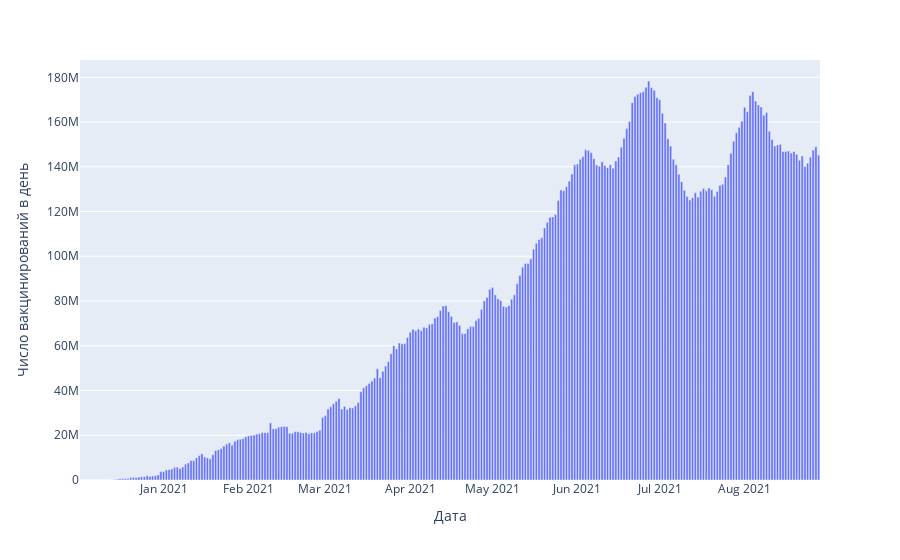

The notebook cell this image was saved under:
### Code cell
fig = px.bar(df_vac, x='date', y='daily_vaccinations',
             labels={'date': 'Дата', 'daily_vaccinations': 'Число вакцинирований в день'})
fig.show()

### Figure 1 — Plotly figure (JSON) as saved in the notebook; plotly's stock layout.template omitted (floating-point values rounded to 4 significant figures; data arrays with more than 128 entries replaced by an {"elided": "..."} marker saying what was removed)
{"data": [{"alignmentgroup": "True", "hovertemplate": "Дата=%{x}<br>Число вакцинирований в день=%{y}<extra></extra>", "legendgroup": "", "marker": {"color": "#636efa", "pattern": {"shape": ""}}, "name": "", "offsetgroup": "", "orientation": "v", "showlegend": false, "textposition": "auto", "type": "bar", "x": {"elided": "270 str values"}, "xaxis": "x", "y": {"elided": "270 int values"}, "yaxis": "y"}], "layout": {"barmode": "relative", "legend": {"tracegroupgap": 0}, "margin": {"t": 60}, "xaxis": {"anchor": "y", "domain": [0, 1], "title": {"text": "Дата"}}, "yaxis": {"anchor": "x", "domain": [0, 1], "title": {"text": "Число вакцинирований в день"}}}}
